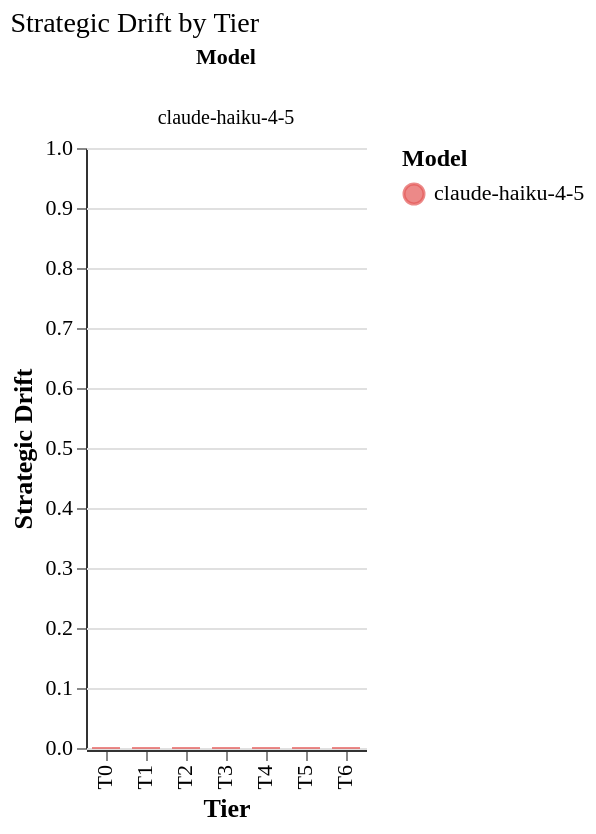

Express this chart as Vega-Lite.
### Vega-Lite specification from a JSON file in a GitHub repository (floating-point values rounded to 4 significant figures; data arrays with more than 128 entries replaced by an {"elided": "..."} marker saying what was removed)
{"config": {"font": "serif", "axis": {"labelFontSize": 11, "titleFontSize": 13, "gridColor": "#e0e0e0", "domainColor": "#333333"}, "legend": {"labelFontSize": 11, "titleFontSize": 12}, "title": {"fontSize": 14, "anchor": "start", "fontWeight": "normal"}, "view": {"stroke": null, "continuousWidth": 400, "continuousHeight": 300}, "mark": {"tooltip": true}}, "data": {"name": "data-1de7c246ab96f7680dc2e45f83cd02a6"}, "facet": {"column": {"field": "agent_model", "title": "Model", "type": "nominal"}}, "spec": {"mark": {"type": "boxplot"}, "encoding": {"color": {"field": "agent_model", "scale": {"domain": ["claude-haiku-4-5"], "range": ["#E45756"]}, "title": "Model", "type": "nominal"}, "x": {"field": "tier", "sort": ["T0", "T1", "T2", "T3", "T4", "T5", "T6"], "title": "Tier", "type": "nominal"}, "y": {"field": "strategic_drift", "scale": {"domain": [0, 1]}, "title": "Strategic Drift", "type": "quantitative"}}}, "title": "Strategic Drift by Tier", "$schema": "https://vega.github.io/schema/vega-lite/v6.1.0.json", "datasets": {"data-1de7c246ab96f7680dc2e45f83cd02a6": {"elided": "1080 records"}}}
